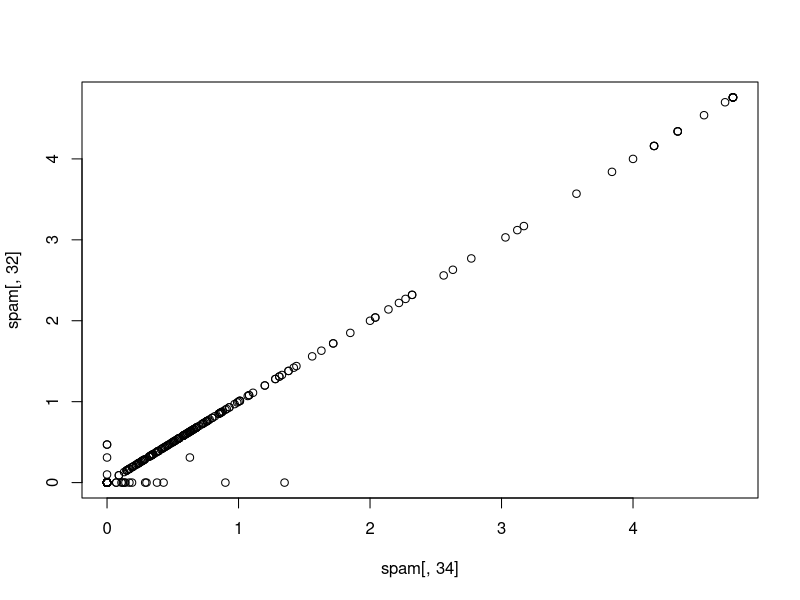
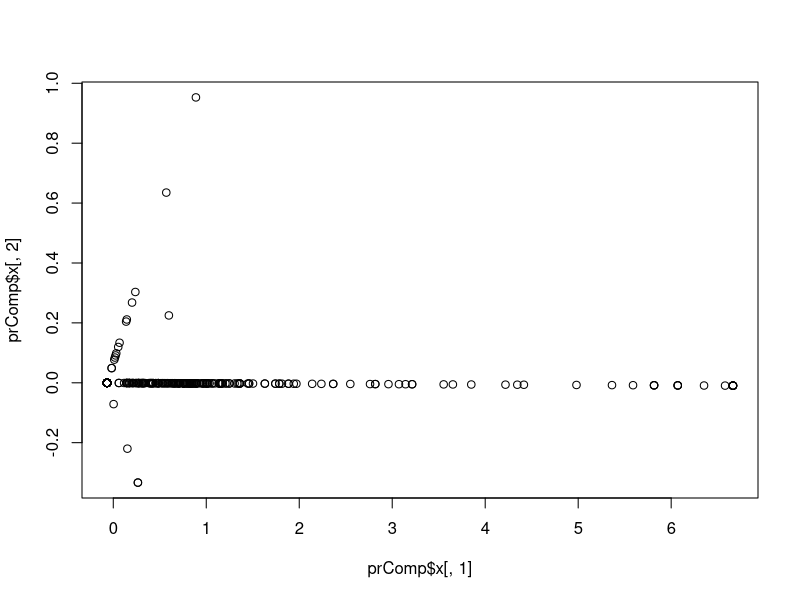
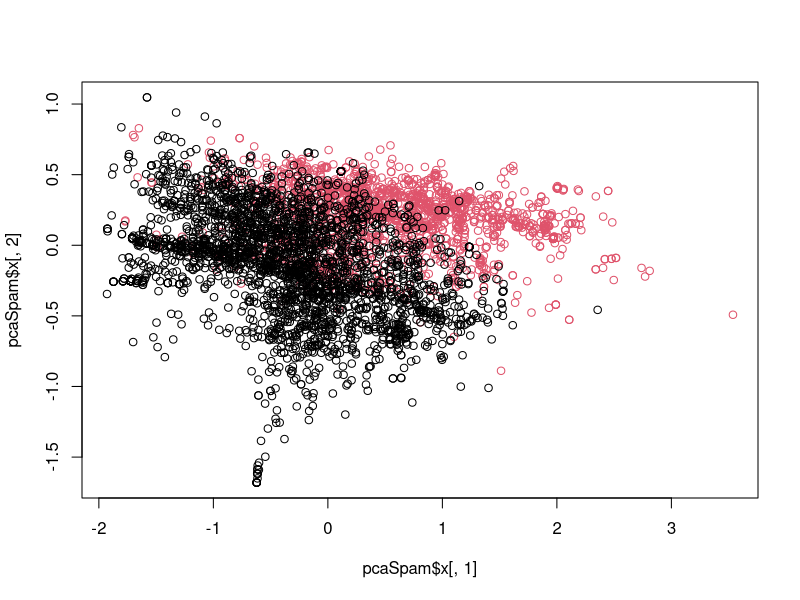
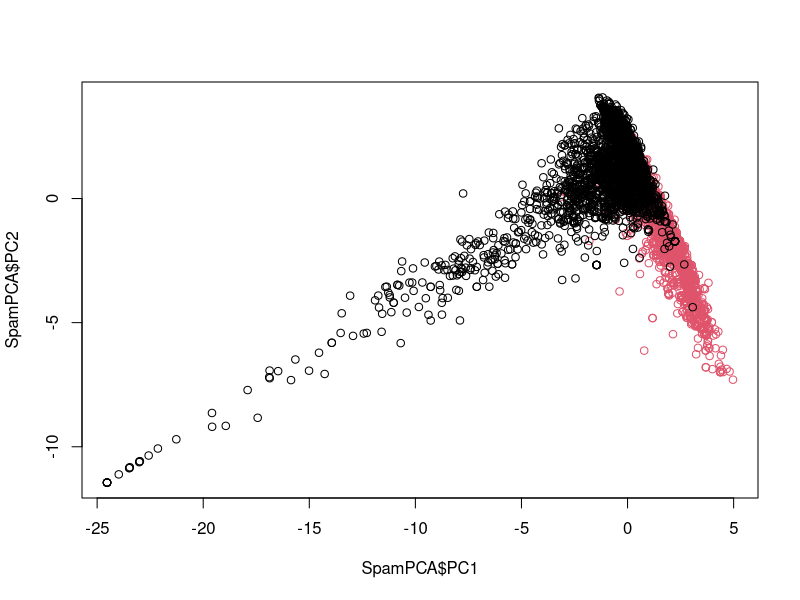

Write the R code that produced these figures, in order.
library(caret)
library(ggplot2)
library(kernlab)
data(spam)
summary(spam)     
inTrain <- createDataPartition(spam$type,p=.75,list = FALSE)
training <- spam[inTrain,]
testing <- spam[-inTrain,]
#taking the correlations of variables
M<- abs(cor(spam[,-58]))
diag(M)<-0
which(M>0.8, arr.ind = T)
plot(spam[,34],spam[,32])

# Performing PCA
SmalSpam=spam[,c(32,34)]
prComp=prcomp(SmalSpam)
plot(prComp$x[,1],prComp$x[,2])
prComp$rotation

# PCA on spam data
typeColor=(spam$type=="spam")*1+1
pcaSpam=prcomp(log10(spam[,-58]+1))
plot(pcaSpam$x[,1],pcaSpam$x[,2],col=typeColor)

# PCA with caret
preProc=preProcess(log10(spam[,-58]+1),method = "pca",pcaComp = 2)
SpamPCA=predict(preProc,log10(spam[,-58]+1))
plot(SpamPCA$PC1,SpamPCA$PC2,col=typeColor)
